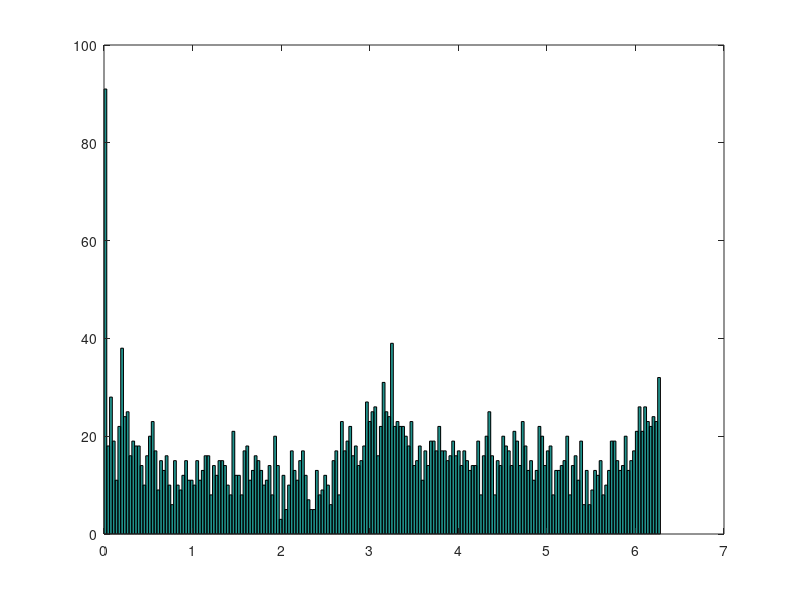
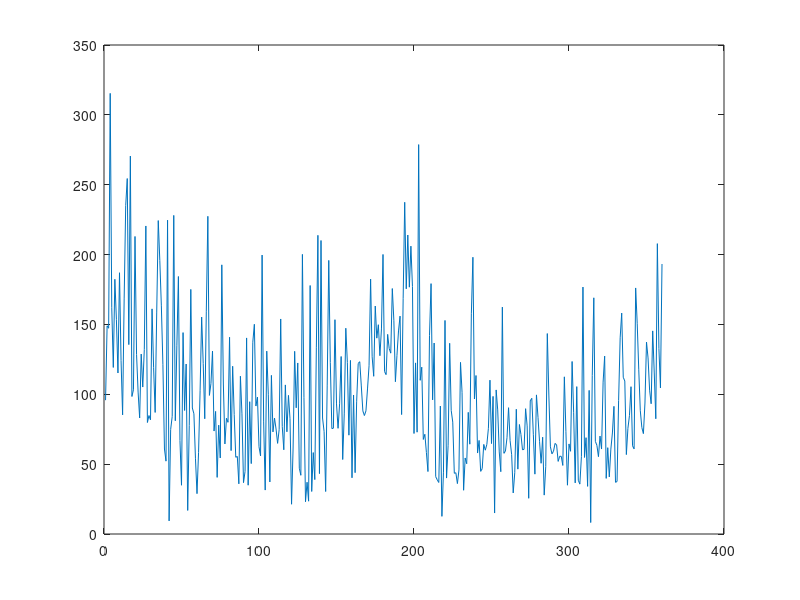
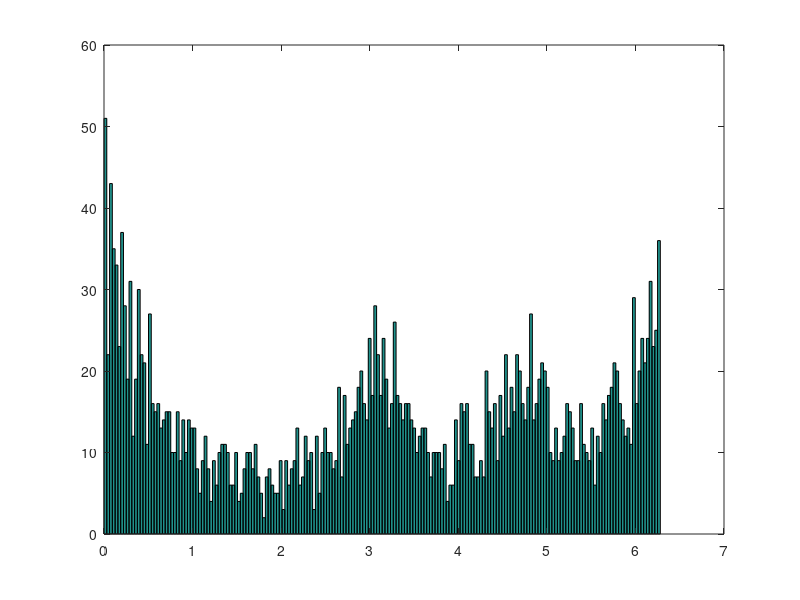
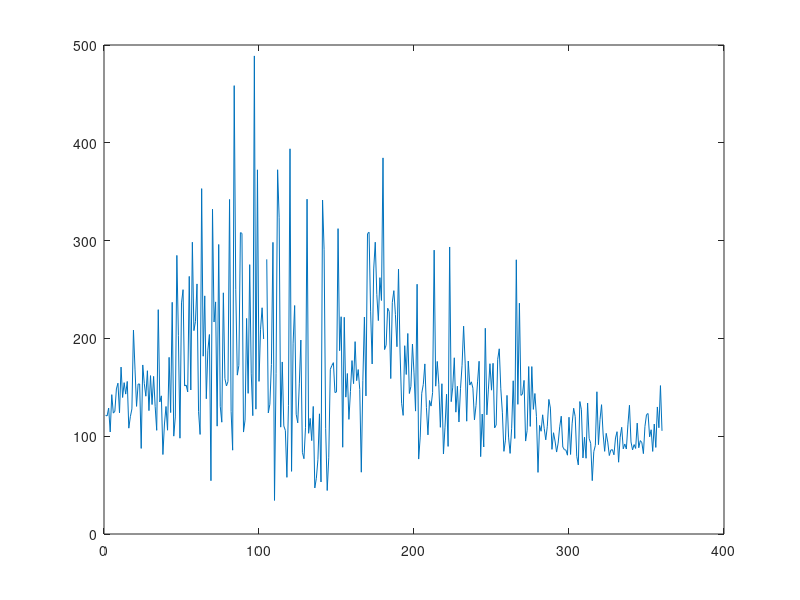

MATLAB code to generate these figures, in order:
addpath('C:/Users/av306/Desktop/coding/mf/multifractal paper/mf-dfa-infomax/code/data')
addpath('C:/Users/av306/Desktop/coding/mf/multifractal paper/mf-dfa-infomax/code/MFDFA')
addpath('C:/Users/av306/Desktop/coding/mf/multifractal paper/mf-dfa-infomax/code/MDP')
addpath('C:/Users/av306/Desktop/coding/mf/multifractal paper/mf-dfa-infomax/code/preeti')
% h=load('6.txt');
h1=load('2.txt');
h2=load('3.txt');
h3=load('4.txt');
h4=load('5.txt');
h5=load('6.txt');
h6=load('7.txt');
h7=load('8.txt');
h8=load('9.txt');
h9=load('10.txt');
h10=load('11.txt');
h11=load('12.txt');
hcell={h1,h2,h3,h4,h5,h6,h7,h8,h9,h10,h11};
traj=repmat(1,2,3000);
trajcl={traj,traj,traj,traj,traj,traj,traj,traj,traj,traj,traj};
avlengh=repmat(1,1,11);
avpen=repmat(1,1,11);
for pen=1:11
h=hcell{pen};    
amplitude=0;
distangle=0;
dirangles=0;
shiftsx=zeros(1,1);
shiftsy=zeros(1,1);
shiftst=zeros(1,1);
shiftsa=zeros(1,1);
angles=zeros(1,1);
time=0;
lhist= repmat( zeros, [1 181]);
Xtraj = 0;
Ytraj = 0;
anghist= repmat( zeros, [1 361]);
lhist=repmat(zeros,[1 361]);
sz=size(h);

xarray=h(:,7);
yarray=h(:,8);
minx=min(xarray);
miny=min(yarray);
sxtraj=0;
sytraj=0;
for i=1:(sz(1)-1)
   
    if (h(i+1,2)==h(i,2)+1)
        %if h(i,7)>0 && h(i,8)>0
%         Xtraj(end+1)=h(i,7)-minx;
%         Ytraj(end+1)=h(i,8)-miny;
       % else 
%         Xtraj(end+1)=1;
%         Ytraj(end+1)=1;
%         end;
        saclength=sqrt((h(i+1,7)-h(i,7))*(h(i+1,7)-h(i,7))+(h(i+1,8)-h(i,8))*(h(i+1,8)-h(i,8)));
        %if saclength<1000 && saclength>20
        shiftsx(end+1)=h(i+1,7)-h(i,7);
        shiftsy(end+1)=-h(i+1,8)+h(i,8);
      
        %end;
        if  (saclength>20)
%         Xtraj(end+1)=h(i,7)-minx+1;
%         Ytraj(end+1)=h(i,8)-miny+1;
        sxtraj(end+1)=h(i,7);
        sytraj(end+1)=h(i,8);
        
        end;
        
        if (saclength>20) && (saclength<150)
        shiftst(end+1)=h(i+1,3)-h(i,3);
        shiftsa(end+1)=saclength;
        end;
        sacangle=atan2((h(i+1,8)-h(i,8)),(h(i+1,7)-h(i,7)));
        if sacangle<0            
            sacangle=sacangle+2*pi;
        end;
        angles(end+1)=sacangle;
        anghist(ceil(sacangle*180/pi+0.01))=anghist(ceil(sacangle*180/pi+0.01))+1;
        lhist(ceil(sacangle*180/pi+0.01))=lhist(ceil(sacangle*180/pi+0.01))+h(i,5);
    else
        
        minsx=min(sxtraj(1:length(sxtraj)));
        minsy=min(sytraj(1:length(sxtraj)));
        Xtraj=[Xtraj,0,sxtraj(2:length(sxtraj))-minsx+10];
        Ytraj=[Ytraj,0,sytraj(2:length(sytraj))-minsy+10];
        sxtraj=0;
        sytraj=0;
    end;
    amplitude(end+1)=h(i,5);
    time(end+1)=h(i,4)-h(i,3);
end;
Xtraj(1)=[];
Ytraj(1)=[];
p=polyfit(shiftsa,shiftst,1);
figure
hist(angles,200);
figure
plot(lhist./anghist);
lnx=length(Xtraj);
for i=1:lnx
    if Xtraj(i)>550
        Xtraj(i)=Xtraj(i)-550;
    end;
    if Ytraj(i)>550
        Ytraj(i)=Ytraj(i)-550;
    end;
end;

x=Xtraj;
y=Ytraj;

% nbins=[70 70];
% his = histogram2(x,y,nbins);
% min_x = min(x); max_x = max(x); step_x = (max_x - min_x)/nbins(1);
% min_y = min(y); max_y = max(y); step_y = (max_y - min_y)/nbins(2);
% 
% % make grid
% surf_z = his.Values;
% surf_x = [min_x + step_x/2 : step_x : max_x - step_x/2];
% surf_y = [min_y + step_y/2 : step_y : max_y - step_y/2];
% [xx, yy] = meshgrid(surf_x, surf_y);
% 
% % plot 3D surface
% figure
% surf(xx',yy',surf_z);





mxx=max(Xtraj);
mxy=max(Ytraj);
if mxx>mxy
    crx=mxx;
else 
    crx=mxy;
end;
p1=p(1)/p(2);
avpen(pen)=p1/(128/crx);
avpen=abs(avpen);
avlengh(pen)=ceil(sqrt(mean(shiftsa.*shiftsa))/(crx/128));

%healthy settings
lnx=length(Xtraj);

for i=1:lnx
    
    if (Xtraj(i)~=0)
    
    Xtraj(i)=ceil(Xtraj(i)/(crx/128));
    Ytraj(i)=ceil(Ytraj(i)/(crx/128));
        if Xtraj(i)==0
        Xtraj(i)=1;
        end;
        if Ytraj(i)==0
        Ytraj(i)=1;
        end;
        if Xtraj(i)>128
            Xtraj(i)=[];
            Ytraj(i)=[];
        end;
        if Ytraj(i)>128
            Ytraj(i)=[];
            Xtraj(i)=[];
        end; 
    end;
end;
lnx=length(Xtraj);

% for i=1:lnx-1
%    if (i<lnx)&&(Xtraj(i)~=0) 
%        if (i<lnx)&&((Xtraj(i+1)-Xtraj(i))*(Xtraj(i+1)-Xtraj(i))+(Ytraj(i+1)-Ytraj(i))*(Ytraj(i+1)-Ytraj(i)))<14
%            Xtraj(i)=[];
%            Ytraj(i)=[];
%            lnx=lnx-1;
%        end;
%    end;
% end;
% lnx=length(Xtraj);
% for i=1:lnx-1
%    if (i<lnx)&&(Xtraj(i)~=0)   
%        if (i<lnx)&&((Xtraj(i+1)-Xtraj(i))*(Xtraj(i+1)-Xtraj(i))+(Ytraj(i+1)-Ytraj(i))*(Ytraj(i+1)-Ytraj(i)))>100
%            Xtraj(i)=[];
%            Ytraj(i)=[];
%            lnx=lnx-1;
%        end;  
%    end;
% end;

for id=1:length(Xtraj)-2
    if abs(Xtraj(id))>128
        Xtraj(id)=[];
        Ytraj(id)=[];
    end;
    if abs(Ytraj(id))>128
        Ytraj(id)=[];
        Xtraj(id)=[];
    end; 
end;

traj=[Xtraj;Ytraj];
trajcl{pen}=traj;
end;